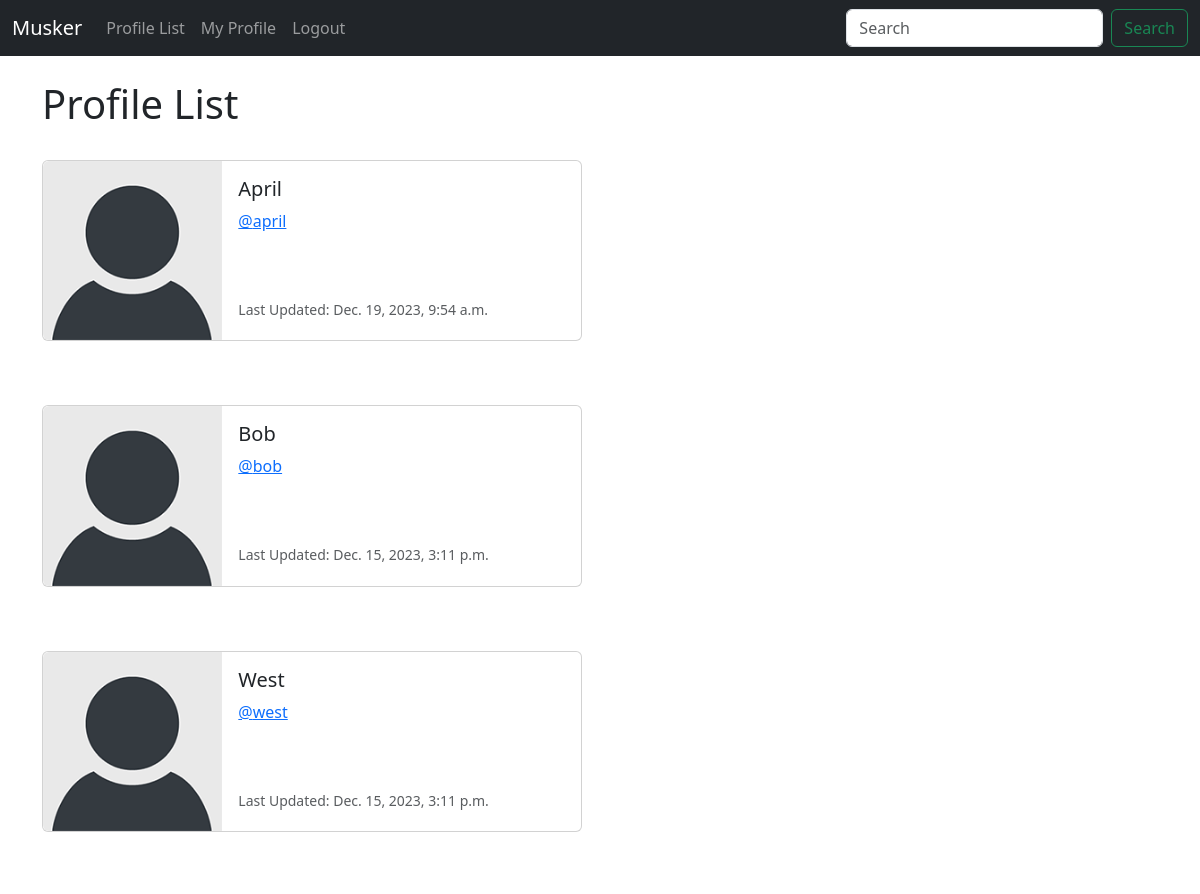
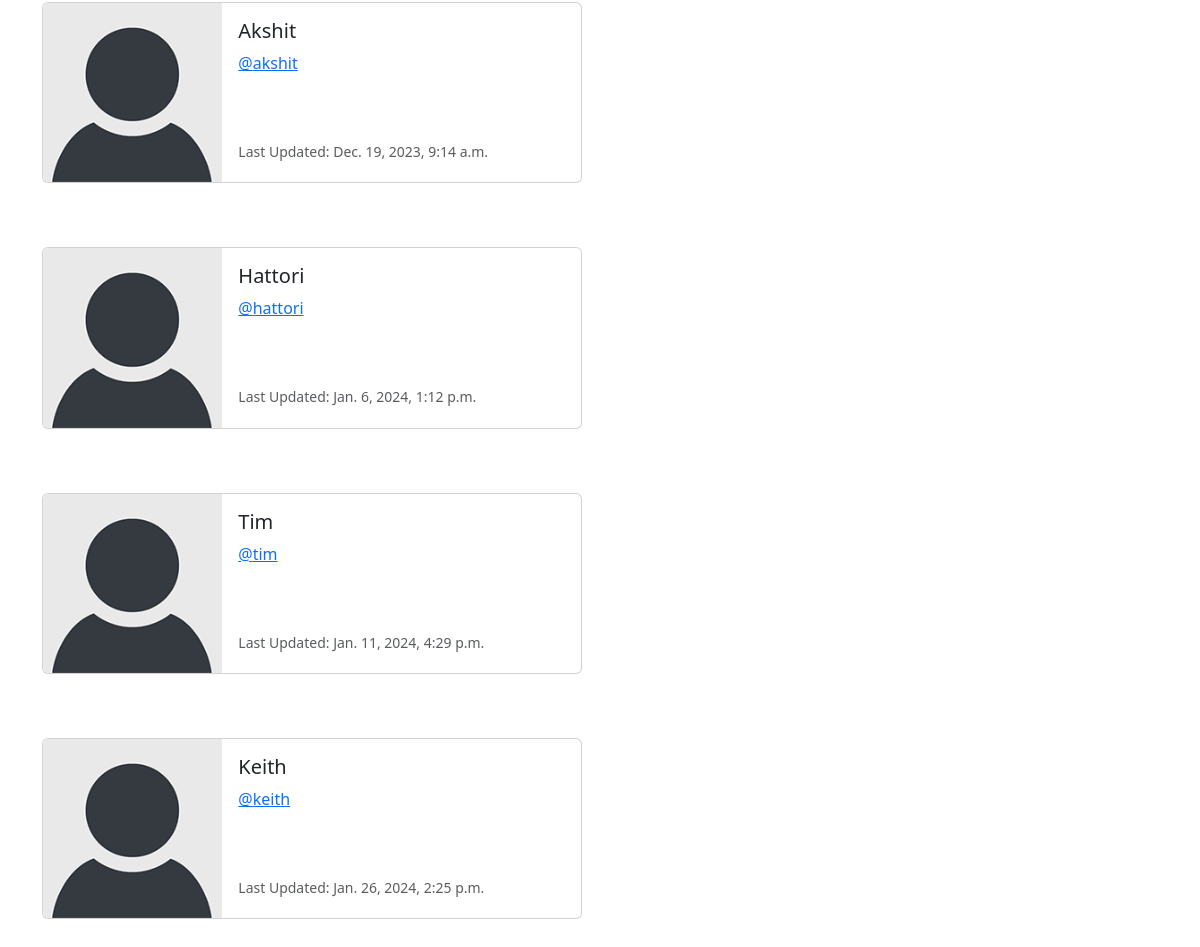
Screenshot of /profile_list/ (signed in) with the database file from the repository (2 pictures, top to bottom).
### musker/models.py (models this page shows, shortened)
class Profile(models.Model):
    user = models.OneToOneField(User, on_delete=models.CASCADE)
    follows = models.ManyToManyField('self', related_name='followed_by', symmetrical=False, blank=True)
    date_modified = models.DateTimeField(User, auto_now=True)
    profile_image = models.ImageField(null = True, blank = True, upload_to='images/')

### musker/views.py (the view)
# urls.py: path('profile_list/', views.profile_list, name="profile_list"),
def profile_list(request):
    if request.user.is_authenticated:
        profiles = Profile.objects.exclude(user=request.user)
        return render(request, 'profile_list.html', {'profiles': profiles})
    else:
        messages.success(request, 'login to view this page')
        return redirect('home')

### musker/templates/profile_list.html
{% extends 'base.html' %}
{% load static %}
{% block content %}
    <h1>Profile List</h1>
<br/>
{% if profiles %}
    {% for profile in profiles %}
    <div class="card mb-3" style="max-width: 540px;">
        <div class="row g-0">
          <div class="col-md-4">
            <img src="{% static 'images/default_profile_pic.png' %}" class="img-fluid rounded-start" alt="Profile Image">
          </div>
          <div class="col-md-8">
            <div class="card-body">
              <h5 class="card-title">{{ profile.user.username }}</h5>
              <p class="card-text"><a href="{% url 'profile' profile.user.id %}">@{{ profile.user.username|lower }}</a></p>
              <br/><br/>
              <p class="card-text"><small class="text-body-secondary">Last Updated: {{ profile.date_modified }}</small></p>
            </div>
          </div>
        </div>
      </div>
      <br/><br/>
    {% endfor %}
{% endif %}
{% endblock %}

### rows the page displays
Profile: user.username "April", user.username "april", date_modified "Dec. 19, 2023, 9:54 a.m."
Profile: user.username "Bob", user.username "bob", date_modified "Dec. 15, 2023, 3:11 p.m."
Profile: user.username "West", user.username "west", date_modified "Dec. 15, 2023, 3:11 p.m."
Profile: user.username "Akshit", user.username "akshit", date_modified "Dec. 19, 2023, 9:14 a.m."
Profile: user.username "Hattori", user.username "hattori", date_modified "Jan. 6, 2024, 1:12 p.m."
Profile: user.username "Tim", user.username "tim", date_modified "Jan. 11, 2024, 4:29 p.m."
Profile: user.username "Keith", user.username "keith", date_modified "Jan. 26, 2024, 2:25 p.m."
